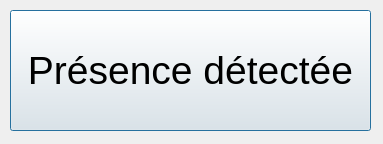
<?xml version="1.0" encoding="UTF-8"?>
<ui version="4.0">
 <class>Detecteur</class>
 <widget class="QDialog" name="Detecteur">
  <property name="geometry">
   <rect>
    <x>0</x>
    <y>0</y>
    <width>383</width>
    <height>144</height>
   </rect>
  </property>
  <property name="windowTitle">
   <string>Dialog</string>
  </property>
  <widget class="QPushButton" name="pushButtonIntrus">
   <property name="geometry">
    <rect>
     <x>10</x>
     <y>10</y>
     <width>361</width>
     <height>121</height>
    </rect>
   </property>
   <property name="font">
    <font>
     <pointsize>29</pointsize>
    </font>
   </property>
   <property name="text">
    <string>Présence détectée</string>
   </property>
  </widget>
 </widget>
 <resources/>
 <connections/>
</ui>
